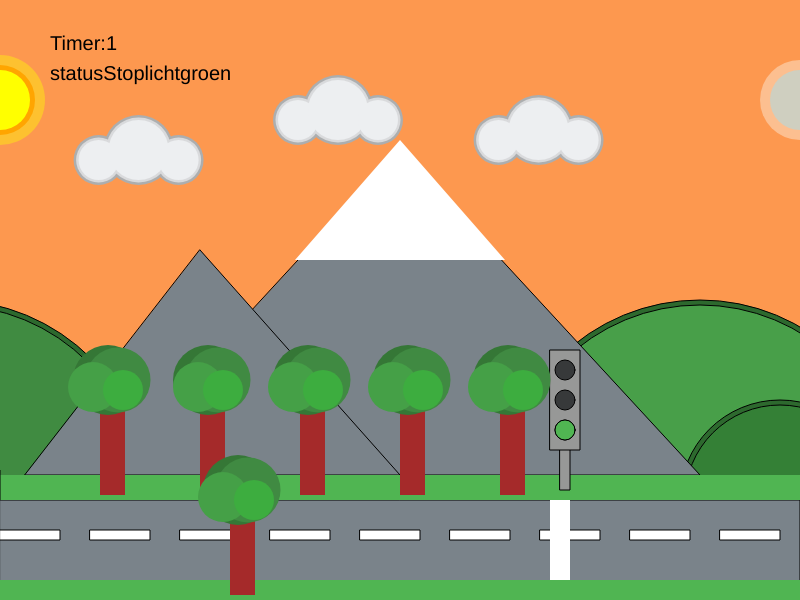
Frame 1 (no input)
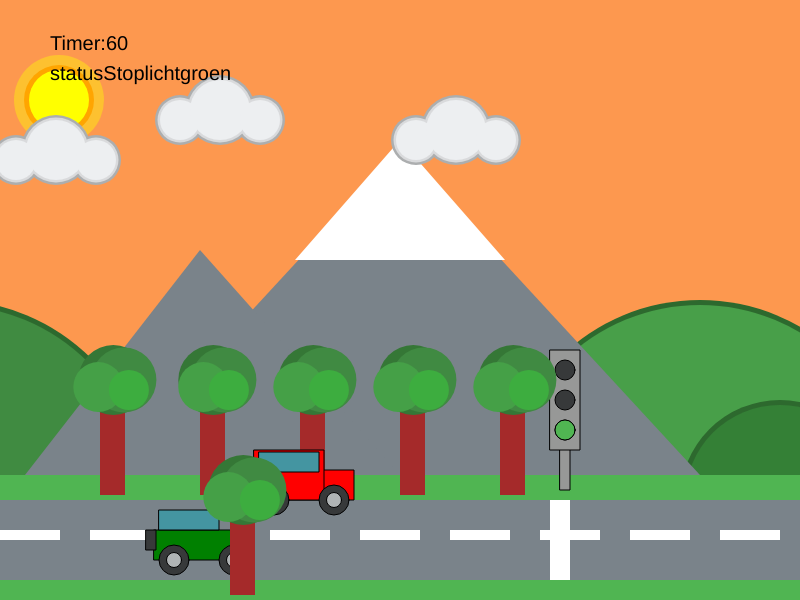
Frame 60 (no input)
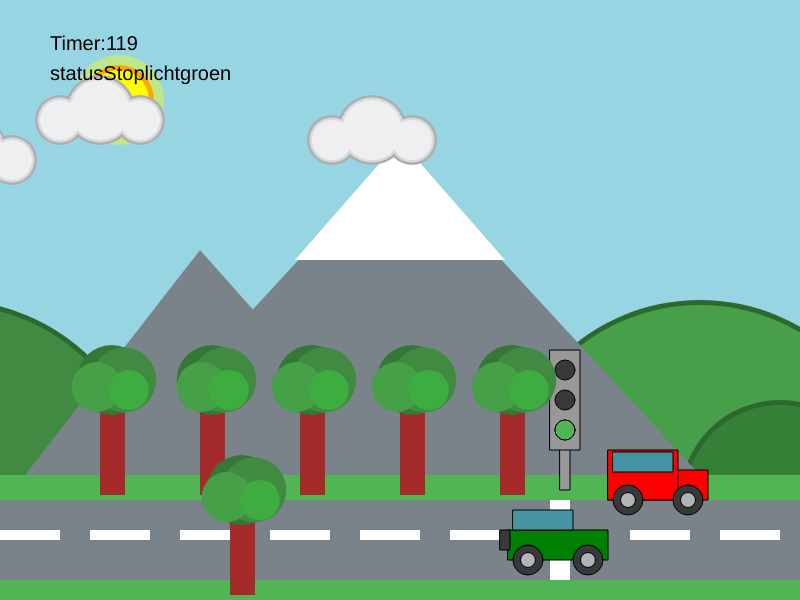
Frame 120 (the mouse pressed at the canvas centre since frame 60)

The p5.js sketch that drew these frames (run headless with seeded random() and noise() and a simulated clock; from frame 60 on, the mouse is pressed at the canvas centre):

// p5.js sketch
// ── sketch.js
let leaves = 108
let leaves1 = 109
let maan = 800
let zon = 0
let cloud = 0
let cloud1 = 0

let xCar1 = -100;
let xCar = -200
let timer = 0
let statusStoplicht = "groen";
let YellowSpeed = 2
let RedSpeed = 4
let StopX = 425
let StopX1 = 405
let GreenSpeed = 6
let strip = 0



function keyPressed() {
  // code to run


  if (key == "Enter") {
    console.log("key is pressed");
    if (statusStoplicht == "groen") {
      statusStoplicht = "oranje";
      return;
    }

    if (statusStoplicht == "oranje") {
      statusStoplicht = "rood"
      return;
    }

    if (statusStoplicht == "rood") {
      statusStoplicht = "groen"
      return;
    }

  }




}

function setup() {
  createCanvas(800, 600);


}



function draw() {
  background("#fd984f");

  if (zon > 70 && zon < 730) {
    background("#98d5e2");
  }

  if (maan > 0 && maan < 70) {
    background("#344e55");
  }

  if (maan > 50 && maan < 750) {
    background("#1c2a2e");
  }


  //background

  fill("#2d692e")
  circle(-50, 500, 400)

  fill("#408b41")
  circle(-50, 500, 390)

  fill("#2d692e")
  circle(700, 500, 400)

  fill("#489f49")
  circle(700, 500, 390)
  fill("#2d692e")
  circle(780, 500, 200)
  fill("#348036")
  circle(780, 500, 190)






  fill("#7a838a")
  rect(0, 500, 800, 100)

  triangle(400, 150, 700, 475, 100, 475)
  triangle(200, 250, 400, 475, 25, 475)

  fill("white")
  rect(strip, 530, 60, 10)
  rect(strip + 90, 530, 60, 10)
  rect(strip + 180, 530, 60, 10)
  rect(strip + 270, 530, 60, 10)
  rect(strip + 360, 530, 60, 10)
  rect(strip + 450, 530, 60, 10)
  rect(strip + 540, 530, 60, 10)
  rect(strip + 630, 530, 60, 10)
  rect(strip + 720, 530, 60, 10)

  strokeWeight(0)
  fill("#50b552")
  rect(0, 475, 800, 25)
  rect(0, 580, 800, 25)



  fill("white")
  triangle(295, 260, 505, 260, 400, 140)

  fill("white")
  rect(550, 500, 20, 80)

  fill("brown")
  rect(100, 395, 25, 100)
  rect(200, 395, 25, 100)
  rect(300, 395, 25, 100)
  rect(400, 395, 25, 100)
  rect(500, 395, 25, 100)




  //zon
  fill(251, 255, 0, 100)
  circle(zon, 100, 90)
  fill("orange")
  circle(zon, 100, 70)
  fill("yellow")
  circle(zon, 100, 60)


  zon = zon + 1

  if (zon > 1400) {
    zon = -300
  }

  //maan
  fill(250, 250, 245, 100)
  circle(maan, 100, 80)
  fill(207, 207, 192)
  circle(maan, 100, 60)



  maan = maan + 1

  if (maan > 1400) {
    maan = -300
  }

  //clouds
  cloud1 = cloud1 - 2
  cloud = cloud - 1.4

  fill("#acaeaf")
  circle(cloud + 100, 160, 50)
  circle(cloud + 140, 150, 70)
  circle(cloud + 180, 160, 50)

  circle(cloud1 + 300, 120, 50)
  circle(cloud1 + 340, 110, 70)
  circle(cloud1 + 380, 120, 50)

  circle(cloud + 500, 140, 50)
  circle(cloud + 540, 130, 70)
  circle(cloud + 580, 140, 50)

  fill("#d9dadc")
  circle(cloud + 500, 140, 45)
  circle(cloud + 540, 130, 65)
  circle(cloud + 580, 140, 45)

  circle(cloud1 + 300, 120, 45)
  circle(cloud1 + 340, 110, 65)
  circle(cloud1 + 380, 120, 45)

  circle(cloud + 100, 160, 45)
  circle(cloud + 140, 150, 65)
  circle(cloud + 180, 160, 45)

  fill("#edeff1")
  circle(cloud + 500, 140, 40)
  circle(cloud + 540, 130, 60)
  circle(cloud + 580, 140, 40)

  circle(cloud1 + 300, 120, 40)
  circle(cloud1 + 340, 110, 60)
  circle(cloud1 + 380, 120, 40)

  circle(cloud + 100, 160, 40)
  circle(cloud + 140, 150, 60)
  circle(cloud + 180, 160, 40)

  if (cloud < -900 && cloud1 < -900) {
    cloud = 1000
    cloud1 = 600
  }

  //stop light

  strokeWeight(1)

  fill("#979897")
  rect(560, 430, 10, 60)
  rect(550, 350, 30, 100)



  fill("#37393a")
  circle(565, 370, 20)
  circle(565, 400, 20)
  circle(565, 430, 20)





  if (statusStoplicht == "rood") {
    fill("#f12222")
    circle(565, 370, 20)

  }
  if (statusStoplicht == "oranje") {
    fill("#fda204")
    circle(565, 400, 20)
  }


  if (statusStoplicht == "groen") {
    fill("#50b552")
    circle(565, 430, 20)

  }

  //car


  fill("red")
  rect(xCar1, 470, 100, 30)
  rect(xCar1, 450, 70, 50)
  fill("#4495a1")
  rect(xCar1 + 5, 452, 60, 20)
  fill("#37393a")
  circle(xCar1 + 20, 500, 30)
  circle(xCar1 + 80, 500, 30)
  fill("#b0b4b5")
  circle(xCar1 + 20, 500, 15)
  circle(xCar1 + 80, 500, 15)


  fill("green")
  rect(xCar, 530, 100, 30)
  fill("#37393a")
  circle(xCar + 20, 560, 30)
  circle(xCar + 80, 560, 30)
  fill("#b0b4b5")
  circle(xCar + 20, 560, 15)
  circle(xCar + 80, 560, 15)
  fill("#4495a1")
  rect(xCar + 5, 510, 60, 20)
  fill("#37393a")
  rect(xCar - 8, 530, 10, 20)

  //tree
  strokeWeight(0)
  fill("brown")
  rect(230, 500, 25, 95)
  fill("#357736")
  circle(leaves, 380, 70)
  circle(leaves + 100, 380, 70)
  circle(leaves + 200, 380, 70)
  circle(leaves + 300, 380, 70)
  circle(leaves + 400, 380, 70)
  circle(leaves + 130, 490, 70)

  fill("#408a42")
  circle(leaves1 + 9, 380, 65)
  circle(leaves1 + 109, 380, 65)
  circle(leaves1 + 209, 380, 65)
  circle(leaves1 + 309, 380, 65)
  circle(leaves1 + 409, 380, 65)
  circle(leaves1 + 139, 490, 65)

  fill("#45a047")
  circle(leaves - 15, 387, 50)
  circle(leaves + 90, 387, 50)
  circle(leaves + 185, 387, 50)
  circle(leaves + 285, 387, 50)
  circle(leaves + 385, 387, 50)
  circle(leaves + 115, 497, 50)

  fill("#3dad3f")
  circle(leaves1 + 14, 390, 40)
  circle(leaves1 + 114, 390, 40)
  circle(leaves1 + 214, 390, 40)
  circle(leaves1 + 314, 390, 40)
  circle(leaves1 + 414, 390, 40)
  circle(leaves1 + 145, 500, 40)


  leaves1 = leaves1 + 0.1
  leaves = leaves + 0.09

  if (leaves1 > 115) {
    leaves1 = 109
    return
  }

  if (leaves > 115) {
    leaves = 108
  }



  //timer
  timer = timer + 1
  textSize(20)
  fill("black")
  text("statusStoplicht" + statusStoplicht, 50, 80)

  text("Timer:" + timer, 50, 50)




  if (timer > 800) {
    timer = 0

  }


  if (xCar1 > 800) {
    xCar1 = -100

  }
  if (xCar > 800) {
    xCar = -200
  }

  //car stop

  if (statusStoplicht == "oranje" && xCar1 <= 425) {
    xCar1 = xCar1 + YellowSpeed
  }


  if (statusStoplicht == "rood") {
    if (xCar1 > StopX1 && xCar1 < 425) {

    }
    else {
      xCar1 = xCar1 + RedSpeed
    }
  }

  if (statusStoplicht == "groen" || xCar1 > 425) {
    xCar1 = xCar1 + GreenSpeed
  }

  if (statusStoplicht == "oranje" && xCar <= 500) {
    xCar = xCar + YellowSpeed
  }


  if (statusStoplicht == "rood") {
    if (xCar > StopX && xCar < 500) {

    }
    else {
      xCar = xCar + RedSpeed
    }
  }

  if (statusStoplicht == "groen" || xCar > 500) {
    xCar = xCar + GreenSpeed
  }

}

// if(statusStoplicht == "rood" && xCar1 > StopX && xCar1 < 500 ){
//   xCar1 = xCar1 - CarStop
